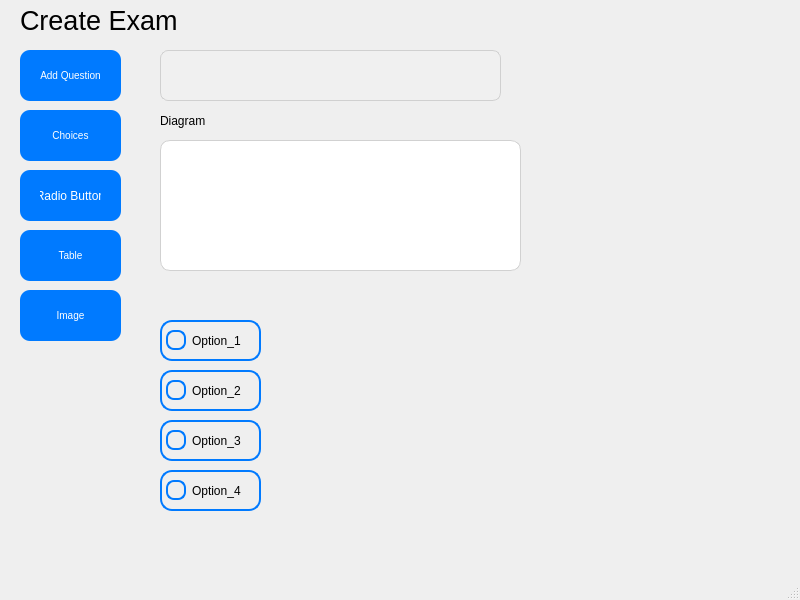
<?xml version="1.0" encoding="UTF-8"?>
<ui version="4.0">
 <class>MainWindow</class>
 <widget class="QMainWindow" name="MainWindow">
  <property name="geometry">
   <rect>
    <x>0</x>
    <y>0</y>
    <width>800</width>
    <height>600</height>
   </rect>
  </property>
  <property name="windowTitle">
   <string>MainWindow</string>
  </property>
  <widget class="QWidget" name="centralwidget">
   <widget class="QPushButton" name="Add_questionButton">
    <property name="geometry">
     <rect>
      <x>20</x>
      <y>50</y>
      <width>101</width>
      <height>51</height>
     </rect>
    </property>
    <property name="styleSheet">
     <string notr="true">QPushButton {
    background-color: #007AFF; /* Button background color */
    border: none; /* Remove the button border */
    border-radius: 10px; /* Rounded corners */
    color: #FFFFFF; /* Text color */
    font-size: 10px; /* Font size */
    padding: 10px 20px; /* Adjust padding as needed */
}

QPushButton:hover {
    background-color: #0056b3; /* Darker background color on hover */
}
</string>
    </property>
    <property name="text">
     <string>Add Question</string>
    </property>
   </widget>
   <widget class="QPushButton" name="Add_radioButton">
    <property name="geometry">
     <rect>
      <x>20</x>
      <y>170</y>
      <width>101</width>
      <height>51</height>
     </rect>
    </property>
    <property name="styleSheet">
     <string notr="true">QPushButton {
    background-color: #007AFF; /* Button background color */
    border: none; /* Remove the button border */
    border-radius: 10px; /* Rounded corners */
    color: #FFFFFF; /* Text color */
    font-size: 10
px; /* Font size */
    padding: 10px 20px; /* Adjust padding as needed */
}

QPushButton:hover {
    background-color: #0056b3; /* Darker background color on hover */
}
</string>
    </property>
    <property name="text">
     <string>Radio Button</string>
    </property>
   </widget>
   <widget class="QPushButton" name="Add_choicesButton">
    <property name="geometry">
     <rect>
      <x>20</x>
      <y>110</y>
      <width>101</width>
      <height>51</height>
     </rect>
    </property>
    <property name="styleSheet">
     <string notr="true">QPushButton {
    background-color: #007AFF; /* Button background color */
    border: none; /* Remove the button border */
    border-radius: 10px; /* Rounded corners */
    color: #FFFFFF; /* Text color */
    font-size: 10px; /* Font size */
    padding: 10px 20px; /* Adjust padding as needed */
}

QPushButton:hover {
    background-color: #0056b3; /* Darker background color on hover */
}
</string>
    </property>
    <property name="text">
     <string>Choices</string>
    </property>
   </widget>
   <widget class="QPushButton" name="Add_imageButton">
    <property name="geometry">
     <rect>
      <x>20</x>
      <y>290</y>
      <width>101</width>
      <height>51</height>
     </rect>
    </property>
    <property name="styleSheet">
     <string notr="true">QPushButton {
    background-color: #007AFF; /* Button background color */
    border: none; /* Remove the button border */
    border-radius: 10px; /* Rounded corners */
    color: #FFFFFF; /* Text color */
    font-size: 10px; /* Font size */
    padding: 10px 20px; /* Adjust padding as needed */
}

QPushButton:hover {
    background-color: #0056b3; /* Darker background color on hover */
}
</string>
    </property>
    <property name="text">
     <string>Image</string>
    </property>
   </widget>
   <widget class="QPushButton" name="Add_exceltableButton">
    <property name="geometry">
     <rect>
      <x>20</x>
      <y>230</y>
      <width>101</width>
      <height>51</height>
     </rect>
    </property>
    <property name="font">
     <font>
      <pointsize>-1</pointsize>
     </font>
    </property>
    <property name="styleSheet">
     <string notr="true">QPushButton {
    background-color: #007AFF; /* Button background color */
    border: none; /* Remove the button border */
    border-radius: 10px; /* Rounded corners */
    color: #FFFFFF; /* Text color */
    font-size: 10px; /* Font size */
    padding: 10px 20px; /* Adjust padding as needed */
}

QPushButton:hover {
    background-color: #0056b3; /* Darker background color on hover */
}
</string>
    </property>
    <property name="text">
     <string>Table</string>
    </property>
   </widget>
   <widget class="QLineEdit" name="lineEdit">
    <property name="geometry">
     <rect>
      <x>160</x>
      <y>50</y>
      <width>341</width>
      <height>51</height>
     </rect>
    </property>
    <property name="styleSheet">
     <string notr="true">QLineEdit {
    background-color: #f0f0f0; /* Background color */
    border: 1px solid #d0d0d0; /* Border color */
    border-radius: 8px; /* Rounded corners */
    padding: 8px; /* Padding inside the input field */
    font-size: 16px; /* Font size */
}

QLineEdit:focus {
    border-color: #007AFF; /* Border color when focused */
    background-color: #ffffff; /* Background color when focused */
}
</string>
    </property>
   </widget>
   <widget class="QRadioButton" name="OPTION_1">
    <property name="geometry">
     <rect>
      <x>160</x>
      <y>320</y>
      <width>101</width>
      <height>41</height>
     </rect>
    </property>
    <property name="styleSheet">
     <string notr="true">QRadioButton {
    border: 2px solid #007AFF; /* Outer circle border color */
    border-radius: 12px; /* Rounded shape */
    padding: 4px; /* Adjust padding as needed */
}

QRadioButton::indicator {
    width: 16px; /* Size of the inner circle */
    height: 16px;
    border: 2px solid #007AFF; /* Inner circle border color */
    border-radius: 8px; /* Rounded shape for the inner circle */
}

QRadioButton::indicator:checked {
    background-color: #007AFF; /* Fill color when selected */
}
</string>
    </property>
    <property name="text">
     <string>Option_1</string>
    </property>
   </widget>
   <widget class="QRadioButton" name="OPTION_2">
    <property name="geometry">
     <rect>
      <x>160</x>
      <y>370</y>
      <width>101</width>
      <height>41</height>
     </rect>
    </property>
    <property name="styleSheet">
     <string notr="true">QRadioButton {
    border: 2px solid #007AFF; /* Outer circle border color */
    border-radius: 12px; /* Rounded shape */
    padding: 4px; /* Adjust padding as needed */
}

QRadioButton::indicator {
    width: 16px; /* Size of the inner circle */
    height: 16px;
    border: 2px solid #007AFF; /* Inner circle border color */
    border-radius: 8px; /* Rounded shape for the inner circle */
}

QRadioButton::indicator:checked {
    background-color: #007AFF; /* Fill color when selected */
}
</string>
    </property>
    <property name="text">
     <string>Option_2</string>
    </property>
   </widget>
   <widget class="QRadioButton" name="OPTION_3">
    <property name="geometry">
     <rect>
      <x>160</x>
      <y>420</y>
      <width>101</width>
      <height>41</height>
     </rect>
    </property>
    <property name="styleSheet">
     <string notr="true">QRadioButton {
    border: 2px solid #007AFF; /* Outer circle border color */
    border-radius: 12px; /* Rounded shape */
    padding: 4px; /* Adjust padding as needed */
}

QRadioButton::indicator {
    width: 16px; /* Size of the inner circle */
    height: 16px;
    border: 2px solid #007AFF; /* Inner circle border color */
    border-radius: 8px; /* Rounded shape for the inner circle */
}

QRadioButton::indicator:checked {
    background-color: #007AFF; /* Fill color when selected */
}
</string>
    </property>
    <property name="text">
     <string>Option_3</string>
    </property>
   </widget>
   <widget class="QRadioButton" name="OPTION_4">
    <property name="geometry">
     <rect>
      <x>160</x>
      <y>470</y>
      <width>101</width>
      <height>41</height>
     </rect>
    </property>
    <property name="styleSheet">
     <string notr="true">QRadioButton {
    border: 2px solid #007AFF; /* Outer circle border color */
    border-radius: 12px; /* Rounded shape */
    padding: 4px; /* Adjust padding as needed */
}

QRadioButton::indicator {
    width: 16px; /* Size of the inner circle */
    height: 16px;
    border: 2px solid #007AFF; /* Inner circle border color */
    border-radius: 8px; /* Rounded shape for the inner circle */
}

QRadioButton::indicator:checked {
    background-color: #007AFF; /* Fill color when selected */
}
</string>
    </property>
    <property name="text">
     <string>Option_4</string>
    </property>
   </widget>
   <widget class="QLabel" name="label">
    <property name="geometry">
     <rect>
      <x>160</x>
      <y>110</y>
      <width>81</width>
      <height>21</height>
     </rect>
    </property>
    <property name="text">
     <string>Diagram</string>
    </property>
   </widget>
   <widget class="QWidget" name="widget" native="true">
    <property name="geometry">
     <rect>
      <x>160</x>
      <y>140</y>
      <width>361</width>
      <height>131</height>
     </rect>
    </property>
    <property name="styleSheet">
     <string notr="true">background-color: #ffffff; /* Background color */
border: 1px solid #d1d1d1; /* Border color */
border-radius: 10px; /* Rounded corners */
</string>
    </property>
   </widget>
   <widget class="QLabel" name="label_2">
    <property name="geometry">
     <rect>
      <x>20</x>
      <y>10</y>
      <width>171</width>
      <height>21</height>
     </rect>
    </property>
    <property name="font">
     <font>
      <pointsize>20</pointsize>
     </font>
    </property>
    <property name="text">
     <string>Create Exam</string>
    </property>
   </widget>
  </widget>
  <widget class="QMenuBar" name="menubar">
   <property name="geometry">
    <rect>
     <x>0</x>
     <y>0</y>
     <width>800</width>
     <height>21</height>
    </rect>
   </property>
  </widget>
  <widget class="QStatusBar" name="statusbar"/>
 </widget>
 <resources/>
 <connections/>
</ui>
